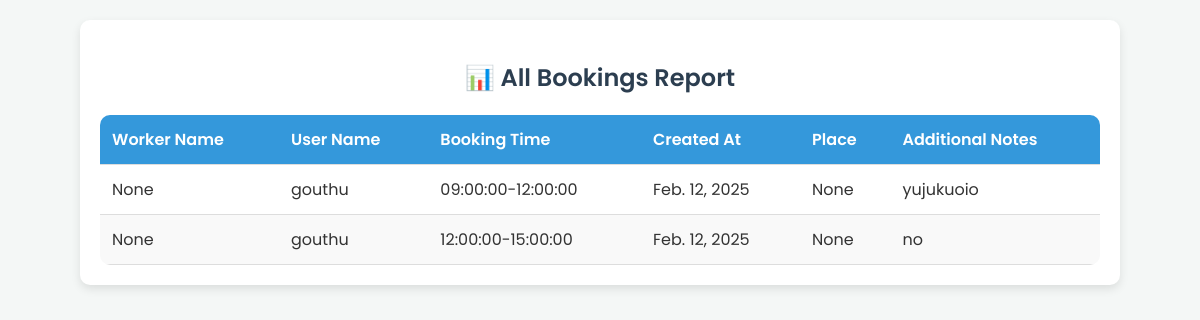
The page /weekly_worker_reports/ (signed in) on the database as committed earlier.
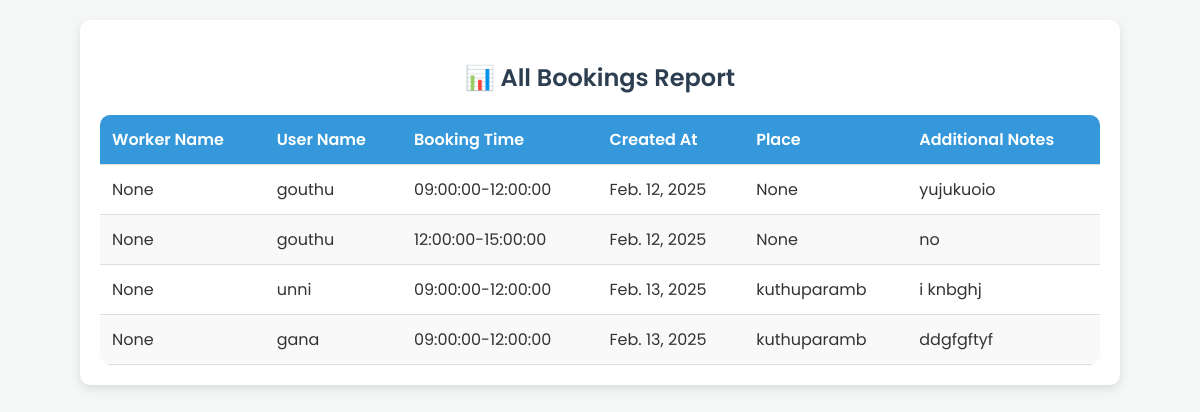
The same page on the database as committed later.
### Bengali/models.py (models this page shows, shortened)
class BookWorker(models.Model):
    worker = models.ForeignKey('WorkersDetails', on_delete=models.CASCADE, related_name='worker_booking')
    user = models.ForeignKey('Profile', on_delete=models.CASCADE, related_name='user_booking')
    time = models.CharField(default=0, max_length=150)
    created_at=models.DateField(auto_now_add=True)
    place = models.TextField(blank=True, null=True)
    additionalnotes = models.CharField(max_length=140,null=True,blank=True)
    def __str__(self):
        return f'booking by {self.user.username} for {self.worker.profile.username} '

class WorkersDetails(models.Model):
    profile=models.OneToOneField('Profile',on_delete=models.CASCADE,related_name="worker_profile",null=True,blank=True)
    id_no=models.CharField(max_length=150,null=True)
    image=models.ImageField(null=True , blank=True)
    address=models.TextField()
    age=models.IntegerField(blank=True,null=True)
    gender=models.CharField(max_length=10 ,blank=True, null=True)
    category=models.CharField(max_length=50,blank=True,null=True)
    approved_by_agency=models.BooleanField(default=False)
    agency=models.ForeignKey('AgencyDetails',on_delete=models.CASCADE,related_name="agency_worker",null=True,blank=True)

class Profile(AbstractUser):
    USERNAME_FIELD='email'
    REQUIRED_FIELDS=[]
    objects = CustomUserManager()
    username = models.CharField(max_length=150, blank=True, null=True)
    first_name = models.CharField(max_length=150, blank=True, null=True)
    last_name= models.CharField(max_length=150, blank=True, null=True)
    role = models.CharField(max_length=15,choices=RoleChoices.choices)
    email=models.EmailField(unique=True)
    phone=models.CharField(max_length=15, blank=True, null=True)
    age=models.IntegerField(blank=True, null=True)
    worker_approved=models.BooleanField(blank=True, null=True)
    groups = models.ManyToManyField(
        Group,
            related_name="profile_groups",  # Set unique related_name
            blank=True
        )
    user_permissions = models.ManyToManyField(
            Permission,
            related_name="profile_permissions",  # Set unique related_name
            blank=True
        )

### Bengali/views.py (the view)
# urls.py: path('weekly_worker_reports/', views.weekly_worker_reports, name='weekly_worker_reports'),
def weekly_worker_reports(request):
    today = timezone.now().date()
    start_of_week = today - timedelta(days=today.weekday())  # Start from Monday
    end_of_week = start_of_week + timedelta(days=6)  # End on Sunday
    user_bookings = (
        BookWorker.objects.filter(created_at__range=(start_of_week, end_of_week))
        .values("user__email")  # Group by user email
        .annotate(total_bookings=Count("id"))  # Count bookings per user
        .order_by("-total_bookings")  # Sort by most bookings
    )
    booking = BookWorker.objects.filter(worker__profile=request.user)
    print(booking   )
    return render(request, "weekly_worker_reports.html", {"all_bookings": booking})

### templates/weekly_worker_reports.html (shortened to what this page needs)
<!DOCTYPE html>
<html lang="en">
<head>
</head>
<body>
    <div class="container">
        <h2>📊 All Bookings Report</h2>
        {% if all_bookings %}
            <table>
                <thead>
                    <tr>
                        <th>Worker Name</th>
                        <th>User Name</th>
                        <th>Booking Time</th>
                        <th>Created At</th>
                        <th>Place</th>
                        <th>Additional Notes</th>
                    </tr>
                </thead>
                <tbody>
                    {% for booking in all_bookings %}
                        <tr>
                            <td>{{ booking.worker.profile.first_name }}</td>
                            <td>{{ booking.user.first_name }}</td>
                            <td>{{ booking.time }}</td>
                            <td>{{ booking.created_at }}</td>
                            <td>{{ booking.place }}</td>
                            <td>{{ booking.additionalnotes|default:"None" }}</td>
                        </tr>
                    {% endfor %}
                </tbody>
            </table>
        {% else %}
            <p class="no-data">No bookings found.</p>
        {% endif %}
    </div>
</body>
</html>

Rows that differ between the two databases and show on the page:
added BookWorker: worker.profile.first_name "None", user.first_name "unni", time "09:00:00-12:00:00", created_at "Feb. 13, 2025", place "kuthuparamb", additionalnotes "i knbghj"
added BookWorker: worker.profile.first_name "None", user.first_name "gana", time "09:00:00-12:00:00", created_at "Feb. 13, 2025", place "kuthuparamb", additionalnotes "ddgfgftyf"
